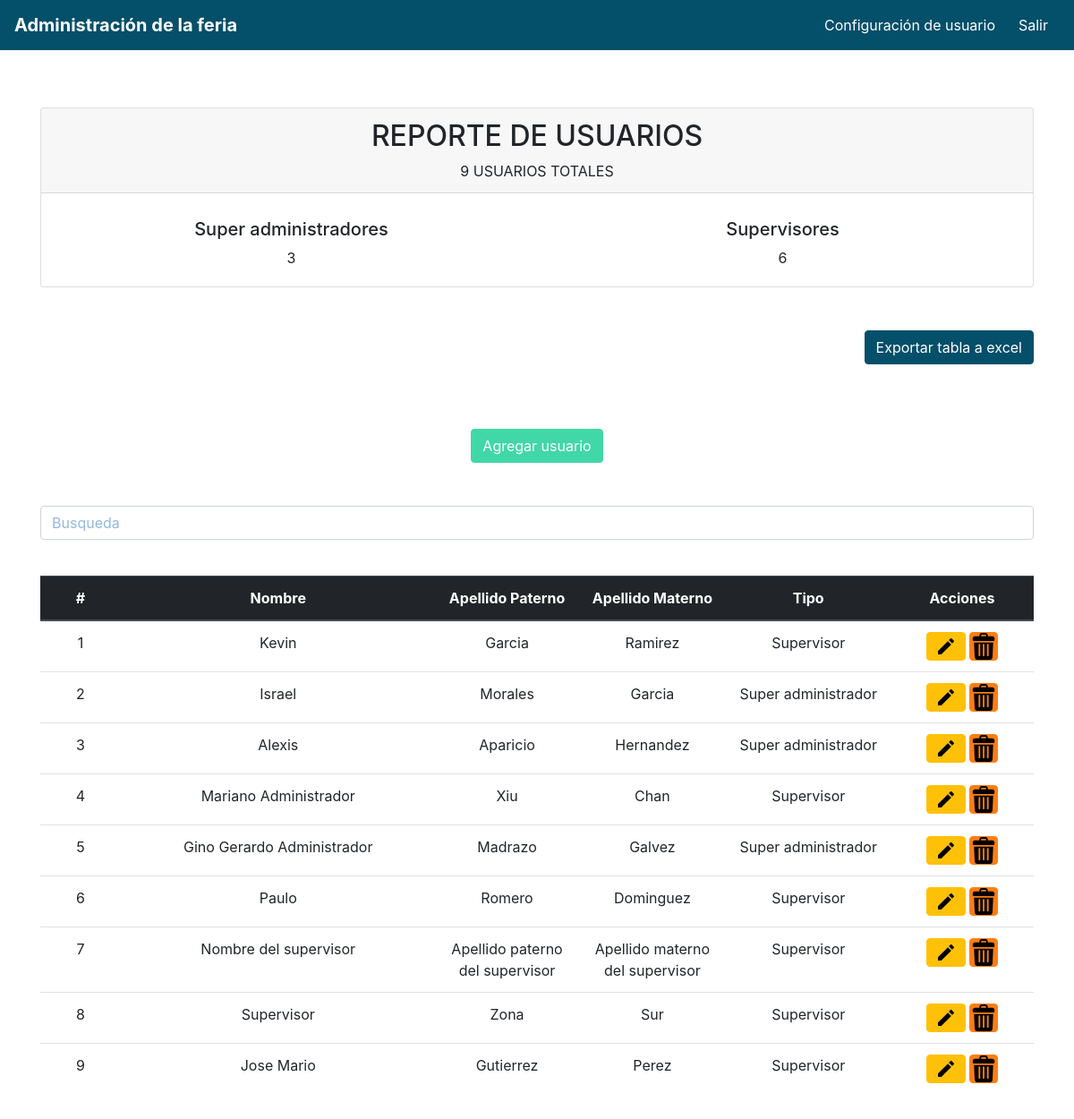
Page /SeccionAdministrativa/Superadmin.php (signed in) on the committed database.
### tables this page shows
CREATE TABLE `usuario` (
  `ID` int(10) unsigned NOT NULL AUTO_INCREMENT,
  `Nombre` varchar(45) NOT NULL,
  `Apellido_P` varchar(45) NOT NULL,
  `Apellido_M` varchar(45) NOT NULL,
  `Telefono` varchar(45) NOT NULL,
  `Celular` varchar(45) NOT NULL,
  `Correo_Electronico` varchar(70) NOT NULL,
  `Tipo` int(11) NOT NULL COMMENT '0: Super Admin\n1: Supervisor\n2: Admin\n3:Bloqueado',
  `Contrasena` varchar(100) NOT NULL,
  `Nombre_Usuario` varchar(55) NOT NULL,
  PRIMARY KEY (`ID`)
);

### SeccionAdministrativa/Tareas/ConsultasSA.php (the view, shortened to what this page needs)
<?php
function obtenerCabeceraSA(){
    $conexion = conexion10();
    $consulta = "SELECT COUNT(*) AS `UT` FROM `usuario`  WHERE `Tipo`=1 OR `Tipo`=0";
    $consulta2 = "SELECT COUNT(*) AS `SA` FROM `usuario`  WHERE `Tipo`=0 ";
    $consulta3 = "SELECT COUNT(*) AS `SU` FROM `usuario`  WHERE `Tipo`=1 ";
    $resultado = mysqli_query($conexion, $consulta);
    $resultado2 = mysqli_query($conexion, $consulta2);
    $resultado3 = mysqli_query($conexion, $consulta3);
            echo "  <div class='card'>
            <div class='card-header text-center mb-2'>
                <h2 class='text-uppercase'>    Reporte de usuarios</h2>";
              $num_rows = mysqli_num_rows( $resultado);
                if ($num_rows > 0) {
                    $columna = mysqli_fetch_array($resultado);
                    echo"<span  class='text-uppercase'>".$columna['UT']." USUARIOS TOTALES</span>";
                }else{
                    echo"<span  class='text-uppercase'>0 USUARIOS TOTALES</span>";
                }
            echo"</div>
            <div class='card-body text-center '>
                <div class='row justify-content-center'>";
                 echo "<div class='col-6'>
                        <h5>Super administradores  </h5>";
                        if (mysqli_num_rows( $resultado2)> 0) {
                            $columna2 = mysqli_fetch_array($resultado2);
                            echo"  <span>".$columna2['SA']." </span>";
                        }
                        else{
                            echo"  <span> 0 </span>";
                        }
                    echo "</div>";
                    echo "
                    <div class='col-6'>
                        <h5>Supervisores</h5>";
                        $num_rows = mysqli_num_rows( $resultado3);
                        if ($num_rows > 0) {
                            $columna3 = mysqli_fetch_array($resultado3);
                            echo" <span>".$columna3['SU']." </span>";
                        }
                        else{
                            echo"  <span> 0 </span>";
                        }
                   echo "</div>
                </div>
            </div>
        </div>";
}
function obtenerUsuarios(){
    $conexion = conexion10();
    $consulta = "SELECT * FROM   `usuario` WHERE `usuario`.`Tipo`=1 OR  `usuario`.`Tipo`=0";
    $resultado = mysqli_query($conexion, $consulta);
    $num_rows = mysqli_num_rows($resultado);
    $x=1;
    if ($num_rows > 0) {
        while ($columna = mysqli_fetch_array($resultado)) {
            echo '
            <tr class="dr ">
             <td class="text-center" style="width:1%;">'.$x.'</td>
                <td class="text-center" style="width:1%;">'.$columna['Nombre'].' </td>
                <td class="text-center" style="width:1%;">'.$columna['Apellido_P'].'</td>
                <td class="text-center" style="width:1%;">'.$columna['Apellido_M'].'</td>
            <td  class="text-center"style="width:1%;display:none;" >'.$columna['Telefono'].' </td>
            <td class="text-center"style="width:1%;display:none;" >'.$columna['Celular'].' </td>
            <td  class="text-center"style="width:1%;display:none;" >'.$columna['Correo_Electronico'].'</td>
                <td class="text-center">';
                switch($columna['Tipo']){
                    case 0:
                        echo "Super administrador";
                        break;
                        case 1:
                            echo "Supervisor";
                            break;
                }
                echo '</td>
                <td class="text-center" style="width:1%;">
                         <button class="btn btn-warning d-inline-flex my-0 " data-toggle="modal" data-target="#modaleditar"
                         onclick="mostrarRed(`'.$columna['ID'].'`,`'.$columna['Nombre'].'`,`'.$columna['Apellido_P'].'`,`'.$columna['Apellido_M'].'`,`'.$columna['Telefono'].'`
                         ,`'.$columna['Celular'].'`,`'.$columna['Tipo'].'`,`'.$columna['Correo_Electronico'].'`)" style="height:2rem;">
                         <img src="img/Inicio/editar.svg" alt="E" style="height:100%;margin:0;padding:0">
                        </button>
                        <form action="Tareas/ConsultasSA.php" method="POST"  class=" d-inline-flex  myCoolForm my-0 " style="height:2rem;" >
                        <input type="hidden" name="dmsg">
                        <input type="hidden" name="id" value="'.$columna['ID'].'">
                        <button type="submit" class="btn btn-danger "  style="height:100%;margin:0;padding:0">
                        <img src="img/Inicio/basura.svg" alt="D"style="height:100%;margin:0;padding:0" >
                        </button>
                    </form>
                </td>
            </tr>';
            $x++;
        }
    }
}
?>

### SeccionAdministrativa/Superadmin.php (shortened to what this page needs)
<!DOCTYPE html>
<html lang="en">
<head>
    <link rel="stylesheet" href="css/bootstrap.css" />
</head>
<body>
    <?php include_once("componentes/header.php");
    ?>
        <div class="container">
        <br>
        <section>
        <?php
        include("Tareas/ConsultasSA.php");
        obtenerCabeceraSA();
        ?>
            <br>
            <div class=" d-flex justify-content-end  my-4">
                <button class="btn btn-info btn-rounded  waves-effect"  onclick="tableToExcel('listado', 'Listado de usuarios')">Exportar tabla a excel</button>
 </div>
            <br>
            <div class=" d-flex justify-content-center  my-4">
                <button class="btn btn-success btn-rounded  waves-effect" data-toggle="modal" data-target="#modalagregar">Agregar usuario</button>
            </div>
            <br>
            <div class="row  justify-content-center">
                <div class="form-group col-12">
                    <input type="text" class="form-control" name="" id="txt-busqueda" aria-describedby="helpId"
                        placeholder="Busqueda">
                </div>
            </div>
        </section>
        <br>
        <section>
   <table class="table mb-5 table-responsive-mb sortable" id="listado">
    <thead class="thead-dark ">
        <tr class='text-center '  class="text-center" >
            <th scope="col" class="text-center" style="width:1%;">#</th>
            <th scope="col" class="text-center" style="width:4%;">Nombre</th>
            <th scope="col" class="text-center" style="width:1%;">Apellido Paterno</th>
            <th scope="col" class="text-center" style="width:1%;">Apellido Materno</th>
            <th scope="col" class="text-center"style="width:1%;" >Tipo </th>
            <th scope="col" class="text-center"style="width:1%;" >Acciones </th>
        </tr>
    </thead>
    <tbody id="Listado">
        <?php
        obtenerUsuarios();
     ?>
    </tbody>
</table>
        </section>
</body>
</html>

### SeccionAdministrativa/componentes/header.php (shortened to what this page needs)
<header class=" text-white my-4">
  <nav class="mb-1 navbar fixed-top  navbar-expand-lg lighten-4 navbar-dark bg-info scrolling-navbar text-white">
    <a class="navbar-brand align-items-start text-white" href="<?php echo $_SESSION['tipo'];?>">
      <strong>Administraci&oacute;n de la feria</strong></a>
    <div class="collapse navbar-collapse text-white" id="navbarSupportedContent-333">
      <div style="align-items: flex-end;">
        <ul class="navbar-nav mr-auto d-flex justify-content-end">
          <li class="nav-item  text-white">
            <form method="POST" action="Configuracion.php?CONFIG=Configuracion de usuario" class="my-0 mx-0">
              <button type="submit" class=" btn btn-link  text-white  " value="Configuracion de usuario">
                <p class="card-text center">Configuraci&oacute;n de usuario</p>
              </button>
            </form>
          </li>
          <li class="nav-item align-items-end">
            <a class="btn-link btn text-white" href="./conexiones/cerrarsesion.php">Salir</a>
          </li>
        </ul>
      </div>
    </div>
  </nav>
  <br><br>
</header>

### SeccionAdministrativa/Superadmin.php (style rules this page uses)
tr td:last-child { width:1%; white-space:nowrap; }

### rows in the picture
usuario: Nombre "Kevin", Apellido_P "Garcia", Apellido_M "Ramirez", Tipo "Supervisor"
usuario: Nombre "Israel", Apellido_P "Morales", Apellido_M "Garcia", Tipo "Super administrador"
usuario: Nombre "Alexis", Apellido_P "Aparicio", Apellido_M "Hernandez", Tipo "Super administrador"
usuario: Nombre "Mariano Administrador", Apellido_P "Xiu", Apellido_M "Chan", Tipo "Supervisor"
usuario: Nombre "Gino Gerardo Administrador", Apellido_P "Madrazo", Apellido_M "Galvez", Tipo "Super administrador"
usuario: Nombre "Paulo", Apellido_P "Romero", Apellido_M "Dominguez", Tipo "Supervisor"
usuario: Nombre "Nombre del supervisor", Apellido_P "Apellido paterno del supervisor", Apellido_M "Apellido materno del supervisor", Tipo "Supervisor"
usuario: Nombre "Supervisor", Apellido_P "Zona", Apellido_M "Sur", Tipo "Supervisor"
usuario: Nombre "Jose Mario", Apellido_P "Gutierrez", Apellido_M "Perez", Tipo "Supervisor"

### other values in the picture
$columna['UT'] "9"
$columna2['SA'] "3"
$columna3['SU'] "6"
